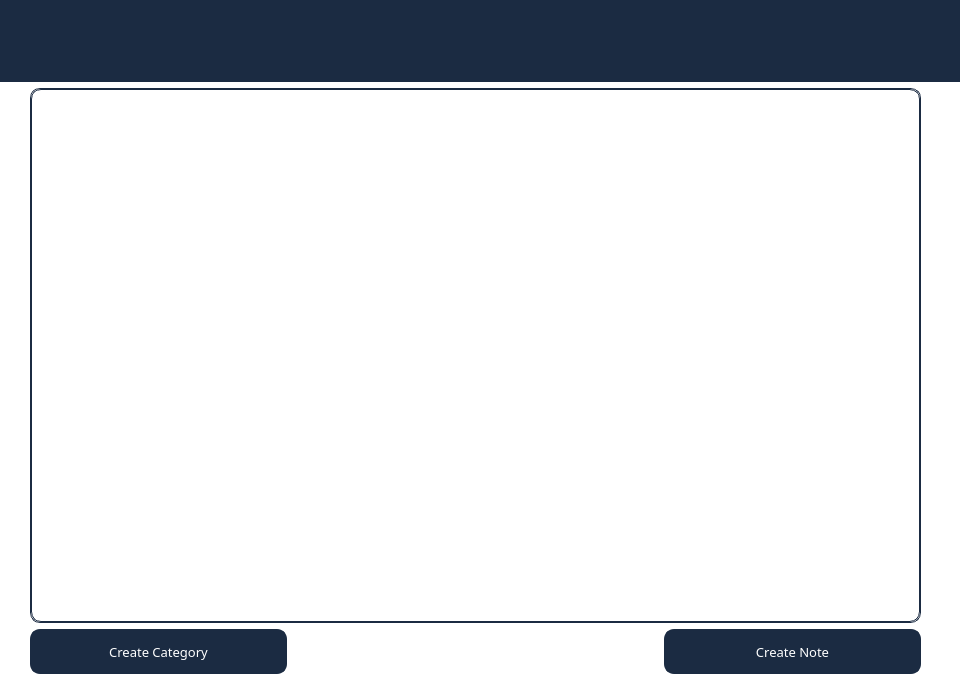
<?xml version="1.0" encoding="UTF-8"?>
<ui version="4.0">
 <class>Category</class>
 <widget class="QMainWindow" name="Category">
  <property name="geometry">
   <rect>
    <x>0</x>
    <y>0</y>
    <width>960</width>
    <height>683</height>
   </rect>
  </property>
  <property name="minimumSize">
   <size>
    <width>960</width>
    <height>683</height>
   </size>
  </property>
  <property name="windowTitle">
   <string>MainWindow</string>
  </property>
  <widget class="QWidget" name="centralwidget">
   <property name="minimumSize">
    <size>
     <width>960</width>
     <height>683</height>
    </size>
   </property>
   <property name="styleSheet">
    <string notr="true">background-color: rgb(255, 255, 255);</string>
   </property>
   <layout class="QVBoxLayout" name="verticalLayout">
    <property name="leftMargin">
     <number>0</number>
    </property>
    <property name="topMargin">
     <number>0</number>
    </property>
    <item>
     <widget class="QWidget" name="widget" native="true">
      <property name="minimumSize">
       <size>
        <width>980</width>
        <height>82</height>
       </size>
      </property>
      <property name="maximumSize">
       <size>
        <width>16777215</width>
        <height>82</height>
       </size>
      </property>
      <property name="styleSheet">
       <string notr="true">background-color: rgb(27, 43, 66);</string>
      </property>
      <layout class="QVBoxLayout" name="verticalLayout_36">
       <item>
        <layout class="QHBoxLayout" name="horizontalLayout_16">
         <property name="spacing">
          <number>30</number>
         </property>
         <property name="rightMargin">
          <number>20</number>
         </property>
         <item>
          <spacer name="horizontalSpacer_12">
           <property name="orientation">
            <enum>Qt::Horizontal</enum>
           </property>
           <property name="sizeHint" stdset="0">
            <size>
             <width>40</width>
             <height>20</height>
            </size>
           </property>
          </spacer>
         </item>
         <item>
          <widget class="QPushButton" name="CDeletedNoteButton">
           <property name="enabled">
            <bool>true</bool>
           </property>
           <property name="sizePolicy">
            <sizepolicy hsizetype="Minimum" vsizetype="Expanding">
             <horstretch>0</horstretch>
             <verstretch>0</verstretch>
            </sizepolicy>
           </property>
           <property name="minimumSize">
            <size>
             <width>40</width>
             <height>40</height>
            </size>
           </property>
           <property name="maximumSize">
            <size>
             <width>40</width>
             <height>40</height>
            </size>
           </property>
           <property name="styleSheet">
            <string notr="true">background: rgb(27, 43, 66);
border-style:solid; 
border-width: 2px; 
border-radius: 10px;
border-color: rgb(27, 43, 66); 
color: rgb(27, 43, 66);</string>
           </property>
           <property name="text">
            <string/>
           </property>
           <property name="icon">
            <iconset>
             <normaloff>../PNG/Recycle Bin2.png</normaloff>../PNG/Recycle Bin2.png</iconset>
           </property>
           <property name="iconSize">
            <size>
             <width>30</width>
             <height>30</height>
            </size>
           </property>
          </widget>
         </item>
         <item>
          <widget class="QPushButton" name="CUserButton">
           <property name="sizePolicy">
            <sizepolicy hsizetype="Minimum" vsizetype="Expanding">
             <horstretch>0</horstretch>
             <verstretch>0</verstretch>
            </sizepolicy>
           </property>
           <property name="minimumSize">
            <size>
             <width>50</width>
             <height>50</height>
            </size>
           </property>
           <property name="maximumSize">
            <size>
             <width>50</width>
             <height>50</height>
            </size>
           </property>
           <property name="styleSheet">
            <string notr="true">background: rgb(27, 43, 66);
border-style:solid; 
border-width: 2px; 
border-radius: 10px;
border-color: rgb(27, 43, 66); 
color: rgb(27, 43, 66);</string>
           </property>
           <property name="text">
            <string/>
           </property>
           <property name="icon">
            <iconset>
             <normaloff>../PNG/profile4.png</normaloff>../PNG/profile4.png</iconset>
           </property>
           <property name="iconSize">
            <size>
             <width>50</width>
             <height>50</height>
            </size>
           </property>
          </widget>
         </item>
        </layout>
       </item>
      </layout>
     </widget>
    </item>
    <item>
     <layout class="QHBoxLayout" name="horizontalLayout_14">
      <property name="spacing">
       <number>1</number>
      </property>
      <property name="sizeConstraint">
       <enum>QLayout::SetDefaultConstraint</enum>
      </property>
      <property name="leftMargin">
       <number>30</number>
      </property>
      <property name="rightMargin">
       <number>30</number>
      </property>
      <item>
       <widget class="QScrollArea" name="CScrollArea">
        <property name="styleSheet">
         <string notr="true">background: white;
border-style:solid; 
border-width: 0.5px; 
border-radius: 10px;
border-color: rgb(27, 43, 66); 
color: rgb(27, 43, 66);</string>
        </property>
        <property name="widgetResizable">
         <bool>true</bool>
        </property>
        <widget class="QWidget" name="scrollAreaWidgetContents">
         <property name="geometry">
          <rect>
           <x>0</x>
           <y>0</y>
           <width>885</width>
           <height>519</height>
          </rect>
         </property>
        </widget>
       </widget>
      </item>
     </layout>
    </item>
    <item>
     <layout class="QHBoxLayout" name="horizontalLayout_13">
      <property name="spacing">
       <number>10</number>
      </property>
      <property name="sizeConstraint">
       <enum>QLayout::SetMaximumSize</enum>
      </property>
      <property name="leftMargin">
       <number>30</number>
      </property>
      <property name="rightMargin">
       <number>30</number>
      </property>
      <item>
       <widget class="QPushButton" name="CCreateCategoryButton">
        <property name="minimumSize">
         <size>
          <width>257</width>
          <height>45</height>
         </size>
        </property>
        <property name="font">
         <font>
          <family>Yu Gothic Medium</family>
          <pointsize>10</pointsize>
         </font>
        </property>
        <property name="styleSheet">
         <string notr="true">background: rgb(27, 43, 66);
border-style:solid; 
border-width: 2px; 
border-radius: 10px;
border-color: rgb(27, 43, 66); 
color: rgb(255, 255, 255);
</string>
        </property>
        <property name="text">
         <string>Create Category</string>
        </property>
        <property name="autoRepeatDelay">
         <number>300</number>
        </property>
       </widget>
      </item>
      <item>
       <spacer name="horizontalSpacer_10">
        <property name="orientation">
         <enum>Qt::Horizontal</enum>
        </property>
        <property name="sizeHint" stdset="0">
         <size>
          <width>40</width>
          <height>20</height>
         </size>
        </property>
       </spacer>
      </item>
      <item>
       <widget class="QPushButton" name="CreateNoteButton">
        <property name="minimumSize">
         <size>
          <width>257</width>
          <height>45</height>
         </size>
        </property>
        <property name="font">
         <font>
          <family>Yu Gothic Medium</family>
          <pointsize>10</pointsize>
         </font>
        </property>
        <property name="styleSheet">
         <string notr="true">background: rgb(27, 43, 66);
border-style:solid; 
border-width: 2px; 
border-radius: 10px;
border-color: rgb(27, 43, 66); 
color: rgb(255, 255, 255);</string>
        </property>
        <property name="text">
         <string>Create Note</string>
        </property>
       </widget>
      </item>
     </layout>
    </item>
   </layout>
  </widget>
 </widget>
 <resources/>
 <connections/>
</ui>
